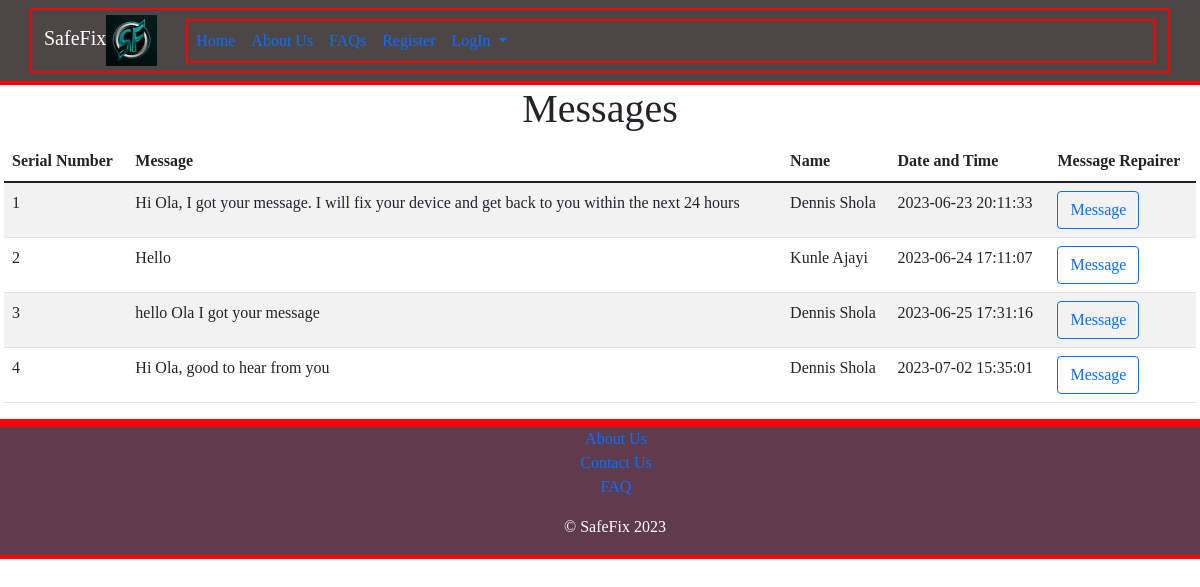
The app's page /viewrepairermsg.php?id=15 with its own data.
### tables this page shows
CREATE TABLE `repairerchat` (
  `repairerchat_id` int(11) NOT NULL,
  `messagechat` text NOT NULL,
  `customer_id` int(11) NOT NULL,
  `repairer_id` int(11) NOT NULL,
  `chat_date` timestamp NOT NULL DEFAULT current_timestamp()
);

### classes/dbconnection.php (called while the page is built, shortened)
<?php
class Dbconnection{
    private $conn;
    public function connect(){
        try{
            $this->conn = new PDO(self::DSN, self::DB_USERNAME, self::DB_PASSWORD);
            $this->conn->setAttribute(PDO::ATTR_ERRMODE, PDO::ERRMODE_EXCEPTION);
        }catch(PDOException $ex){
            error_log("Connection Unsuccessful". $ex->getMessage());
        }
        return $this->conn;
    }
}
?>

### classes/Repairerchat.php (called while the page is built, shortened)
<?php
require_once("Dbconnection.php");
class Repairerchat extends Dbconnection{
    private $conn;
    public function __construct(){
        $this->conn = $this->connect();
    }
         public function getrepairermessages($customer){
             $sql = "SELECT messagechat, concat(customer.cust_firstName, ' ', customer.cust_lastName) as 'repairer name', chat_date, cust_id FROM repairerchat INNER JOIN customer on repairerchat.repairer_id = customer.cust_id WHERE repairerchat.customer_id = ?";
            $stmt = $this->conn->prepare($sql);
            $stmt->execute([$customer]);
            $result = $stmt->fetchAll(PDO::FETCH_ASSOC);
            return $result;
        }
}

### viewrepairermsg.php (the view)
<?php
    require("classes/Repairerchat.php");
    $repairer = new Repairerchat();
    if(isset($_GET['id'])){
        $repairer_id = $_GET['id'];
    }
    $custrepairers = $repairer->getrepairermessages($repairer_id);
?>
<?php
  require_once("partials/header1.php");
?>
    <div class="row">
    <div class="col-md-12">
        <h1 class="text-center">Messages</h1>
    <table class="table table-striped">
        <thead>
            <th>Serial Number</th>
            <th>Message</th>
            <th>Name</th>
            <th>Date and Time</th>
            <th>Message Repairer</th>
        </thead>
        <tbody>
            <?php
        $sn = 1;
                foreach($custrepairers as $repair){
                    ?>
                        <tr>
                            <td><?php echo $sn++ ?></td>
                            <td><?php echo $repair["messagechat"] ?></td>
                            <td><?php echo $repair["repairer name"] ?></td>
                            <td><?php echo $repair["chat_date"] ?></td>
                            <td><a href='customerchatmessage.php?id=<?php echo $repair["cust_id"]?>' target="_blank" class="btn btn-outline-primary">Message</a></td>
                        </tr>
                    <?php
                }
            ?>
        </tbody>
</table>
            </div>
            </div>
 <?php
  require_once("partials/footer.php");
?>

### assets/css/miniproject.css (style rules this page uses)
* { box-sizing:border-box; }
div { border:2px solid red; }
h1,h2,h3,h4,h5,p,a,button,input,div { font-family:algerian serif; }

### records on screen
repairerchat: messagechat "Hi Ola, I got your message. I will fix your device and get back to you within the next 24 hours", repairer "Dennis Shola", chat_date "2023-06-23 20:11:33"
repairerchat: messagechat "Hello", repairer "Kunle Ajayi", chat_date "2023-06-24 17:11:07"
repairerchat: messagechat "hello Ola I got your message", repairer "Dennis Shola", chat_date "2023-06-25 17:31:16"
repairerchat: messagechat "Hi Ola, good to hear from you", repairer "Dennis Shola", chat_date "2023-07-02 15:35:01"
